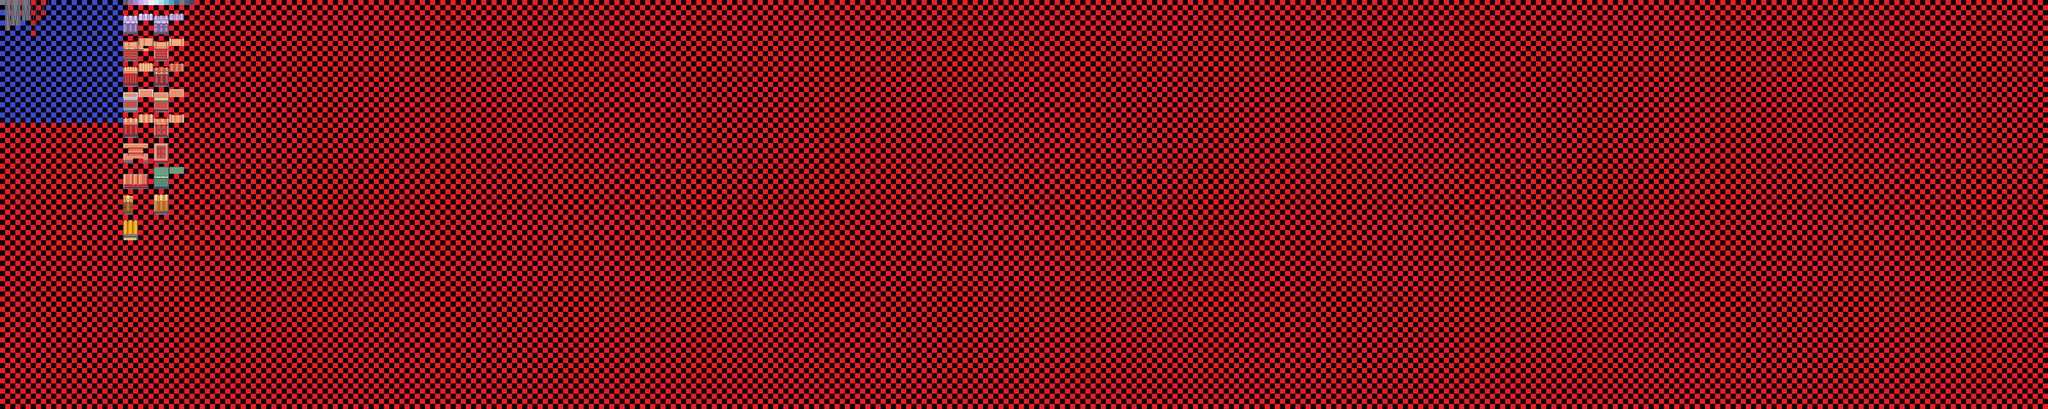

Rendered tile map (Tiled .tmx) drawn with the repository's tilesets; below, a short description and the map source with its tile grids summarised:
An orthogonal 400x80 tile map with 8x8 px tiles, 5 tile layers (Small Grid, Tile Layer 2, Tile Layer 3, Tile Layer 4, ...), 1 hidden layer not drawn, 4 tilesets.

<map version="1.8" tiledversion="1.8.4" orientation="orthogonal" renderorder="right-down" width="400" height="80" tilewidth="8" tileheight="8" infinite="0" nextlayerid="7" nextobjectid="1">
 <tileset firstgid="1" source="Text.tsx" />
 <tileset firstgid="113" source="Buildings 6.tsx" />
 <tileset firstgid="32113" source="Buildings 4.tsx" />
 <tileset firstgid="135953" source="Buildings 2.tsx" />
 <layer id="1" name="Grid" width="400" height="80" visible="0">
  <data>[32000 cells, 32000 non-empty, 2 distinct tile ids]</data>
 </layer>
 <layer id="6" name="Small Grid" width="400" height="80">
  <data>[32000 cells, 32000 non-empty, 4 distinct tile ids]</data>
 </layer>
 <layer id="2" name="Tile Layer 2" width="400" height="80">
  <data>[32000 cells, 31951 non-empty, 1216 distinct tile ids]</data>
 </layer>
 <layer id="3" name="Tile Layer 3" width="400" height="80">
  <data>[32000 cells, 0 non-empty, 0 distinct tile ids]</data>
 </layer>
 <layer id="4" name="Tile Layer 4" width="400" height="80">
  <data>[32000 cells, 0 non-empty, 0 distinct tile ids]</data>
 </layer>
 <layer id="5" name="Tile Layer 5" width="400" height="80">
  <data>[32000 cells, 0 non-empty, 0 distinct tile ids]</data>
 </layer>
</map>
